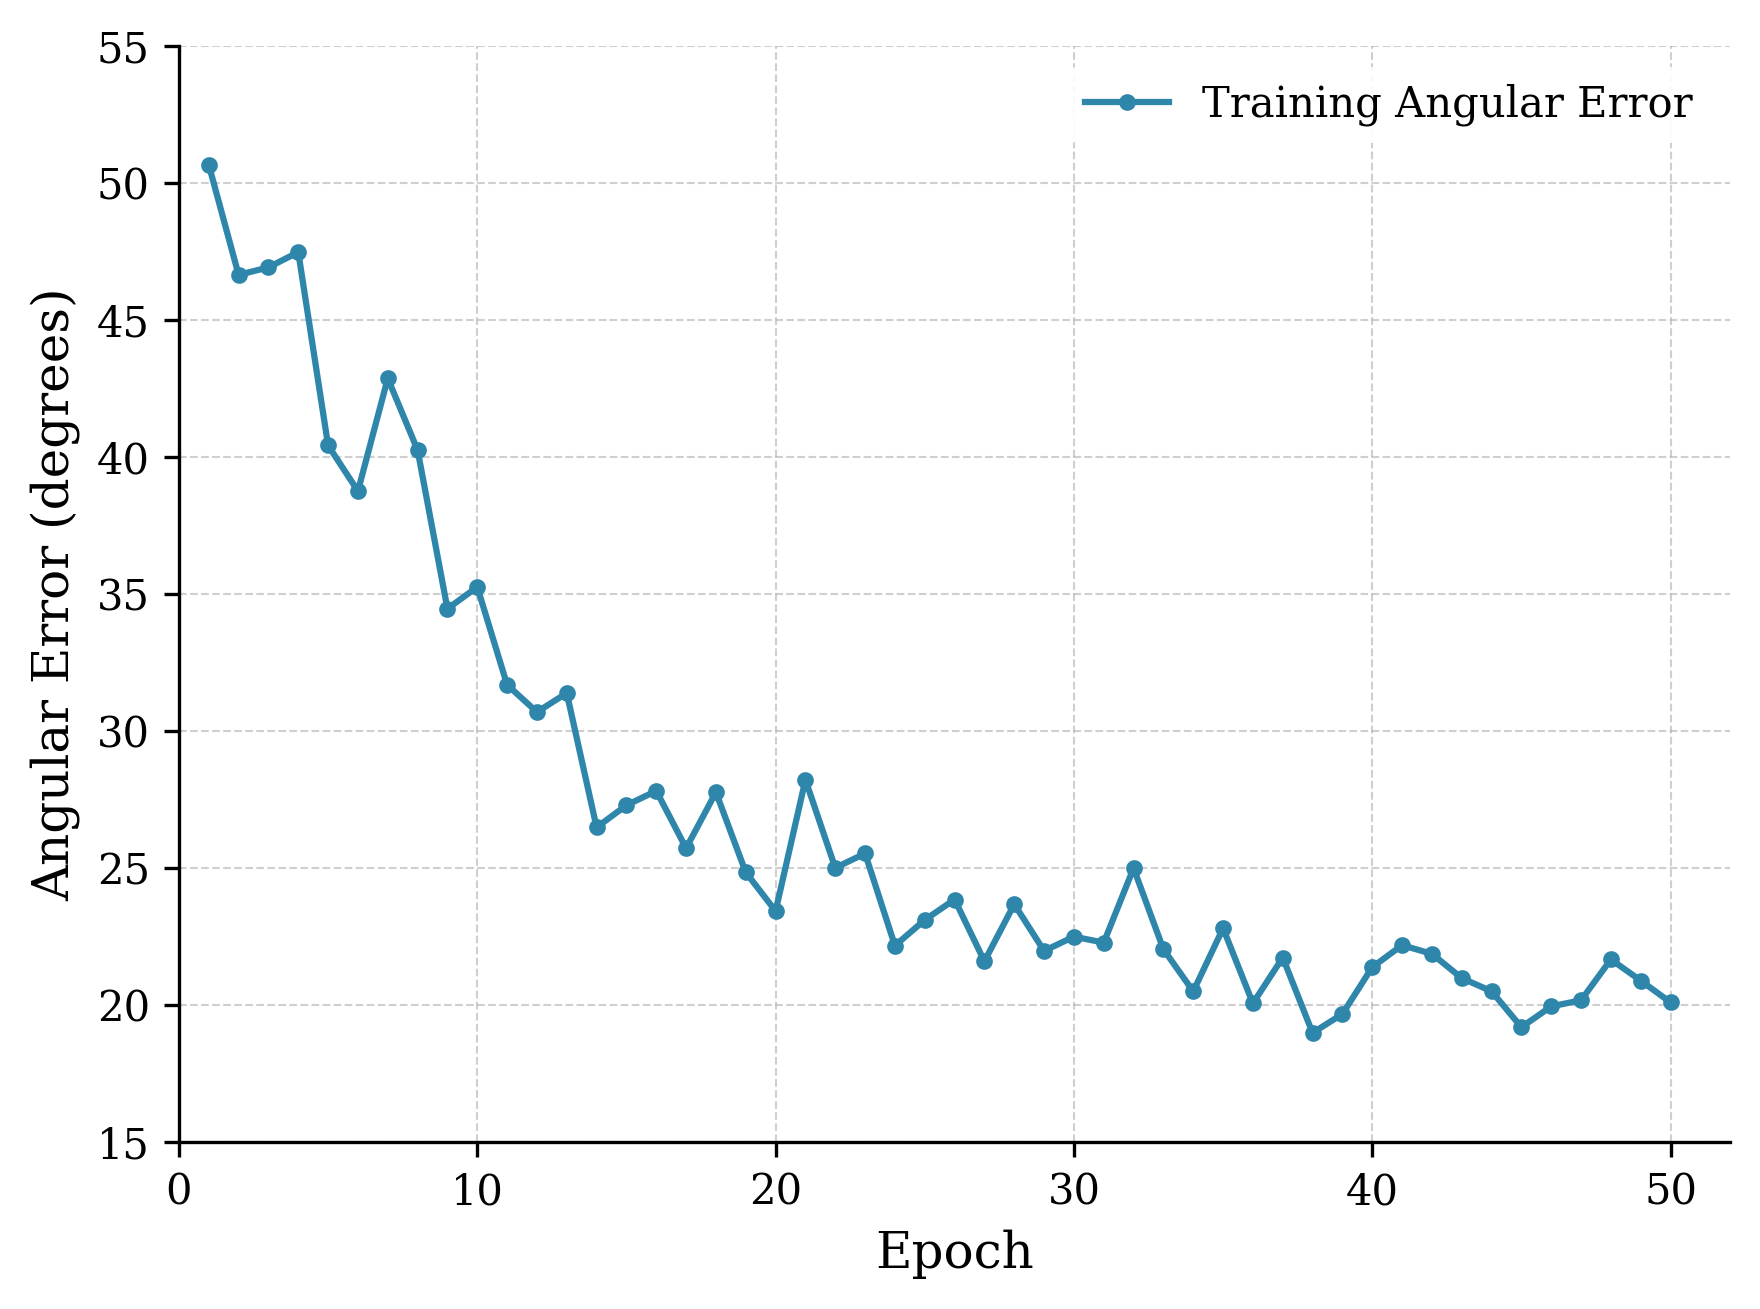

The script that saved this image:
import numpy as np
import matplotlib
matplotlib.use('Agg')
import matplotlib.pyplot as plt

# Set seed for reproducibility
np.random.seed(42)

# Configure matplotlib for publication quality
plt.rcParams.update({
    'font.family': 'serif',
    'font.size': 11,
    'axes.labelsize': 12,
    'axes.titlesize': 12,
    'xtick.labelsize': 10,
    'ytick.labelsize': 10,
    'legend.fontsize': 10,
    'figure.figsize': (6, 4.5),
    'axes.linewidth': 0.8,
    'grid.linewidth': 0.5,
    'lines.linewidth': 1.5,
})

# Generate epochs
epochs = np.arange(1, 51)

# Base exponential decay curve from ~50 to ~20
base_curve = 20 + 32 * np.exp(-epochs / 12)

# Add realistic noise (more noise early, less noise later)
noise_scale = 2.8 * np.exp(-epochs / 25) + 0.6
noise = np.random.randn(len(epochs)) * noise_scale

# Add some occasional "bumps" to simulate training instability
bumps = np.zeros_like(epochs, dtype=float)
bump_indices = [7, 14, 22, 30, 41]
for idx in bump_indices:
    if idx < len(bumps):
        bumps[idx-1:idx+2] += np.array([0.4, 1.0, 0.3]) * (1.8 if idx < 20 else 0.7)

angular_error = base_curve + noise + bumps

# Ensure we start around 50 and end around 20
angular_error[0] = 50.5 + np.random.randn() * 0.5
angular_error[-1] = 20.2 + np.random.randn() * 0.3

# Create figure
fig, ax = plt.subplots()

# Plot the curve
ax.plot(epochs, angular_error, color='#2E86AB', marker='o', markersize=3,
        markerfacecolor='#2E86AB', markeredgecolor='#2E86AB',
        label='Training Angular Error')

# Styling
ax.set_xlabel('Epoch')
ax.set_ylabel('Angular Error (degrees)')
ax.set_xlim(0, 52)
ax.set_ylim(15, 55)

# Grid
ax.grid(True, linestyle='--', alpha=0.6, linewidth=0.5)
ax.set_axisbelow(True)

# Spines
ax.spines['top'].set_visible(False)
ax.spines['right'].set_visible(False)

# Legend
ax.legend(loc='upper right', framealpha=0.9, edgecolor='none')

# Tight layout
plt.tight_layout()

# Save
plt.savefig('/home/pablo/ForwardNet-claude/paper_figures/angular_error_curve.pdf',
            dpi=300, bbox_inches='tight')
plt.savefig('/home/pablo/ForwardNet-claude/paper_figures/angular_error_curve.png',
            dpi=300, bbox_inches='tight')

print("Saved to angular_error_curve.pdf and angular_error_curve.png")
plt.show()
